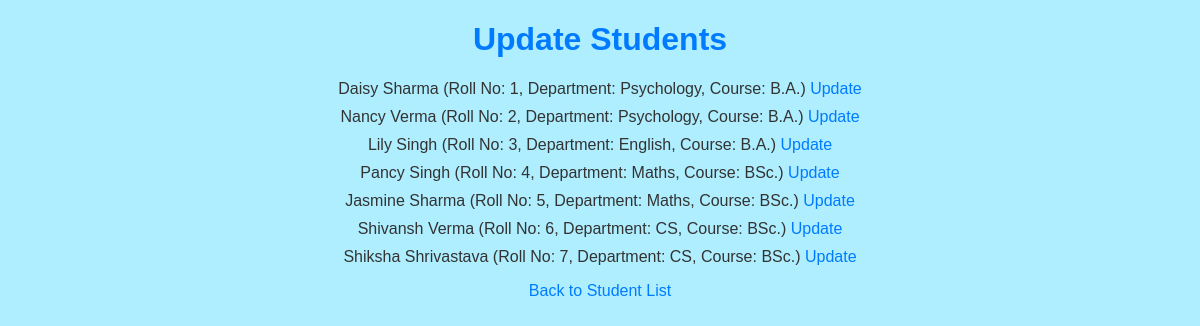
Page /update_student_list/ on the committed database.
### ss_app/models.py (models this page shows, shortened)
class Student(models.Model):
    fname = models.CharField(max_length=50)
    lname = models.CharField(max_length=50)
    rollno = models.IntegerField()
    department = models.CharField(max_length=50, null=True)
    course = models.CharField(max_length=50, null=True)

### ss_app/views.py (the view)
# urls.py: path("update_student_list/", views.update_student_list, name="update_student_list"),
def update_student_list(request):
    students = Student.objects.all().values()
    return render(request, 'update_student_list.html', {'students': students})

### ss_app/templates/update_student_list.html (shortened to what this page needs)
{% load static %}
<!DOCTYPE html>
<html>
<head>
    <link rel="stylesheet" type="text/css" href="{% static 'ss_app/styles.css' %}">
</head>
<body align="center">
    <h1>Update Students</h1>
    <ul>
        {% for s in students %}
        <li>
            {{ s.fname }} {{ s.lname }} (Roll No: {{ s.rollno }}, Department: {{ s.department }}, Course: {{ s.course }})
            <a href="{% url 'update_student' s.id %}">Update</a>
        </li>
        {% endfor %}
    </ul>
    <p><a href="{% url 'student_list' %}">Back to Student List</a></p>
</body>
</html>

### ss_app/static/ss_app/styles.css (style rules this page uses)
body { font-family: 'Arial', sans-serif; background-color: #aeeeff; color: #333; margin: 0; padding: 0; }
h1 { color: #007bff; }
ul { list-style-type: none; padding: 0; }
li { margin-bottom: 10px; }
a { color: #007bff; text-decoration: none; }

### rows in the picture
Student: fname "Daisy", lname "Sharma", rollno "1", department "Psychology", course "B.A."
Student: fname "Nancy", lname "Verma", rollno "2", department "Psychology", course "B.A."
Student: fname "Lily", lname "Singh", rollno "3", department "English", course "B.A."
Student: fname "Pancy", lname "Singh", rollno "4", department "Maths", course "BSc."
Student: fname "Jasmine", lname "Sharma", rollno "5", department "Maths", course "BSc."
Student: fname "Shivansh", lname "Verma", rollno "6", department "CS", course "BSc."
Student: fname "Shiksha", lname "Shrivastava", rollno "7", department "CS", course "BSc."
